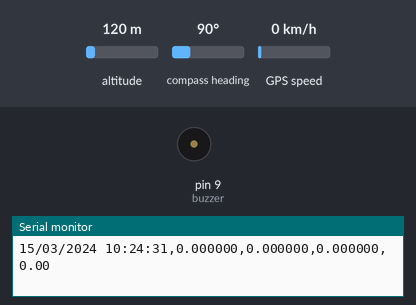
Simulated run of this sketch. Board: Arduino Pro Mini, built with avr-gcc and run on an emulated ATmega328P. On the bench: buzzer (waves = sounding), the last lines printed to the serial monitor. The test bench sets the inputs (shaded band); at power-on: altitude 120 m, compass heading 90°, GPS speed 0 km/h. Storage starts empty; the GPS gets a fix after 3 s at 37.7749, -122.4194 with 8 satellites.

Above: at 1.9 s.
At 3.9 s:
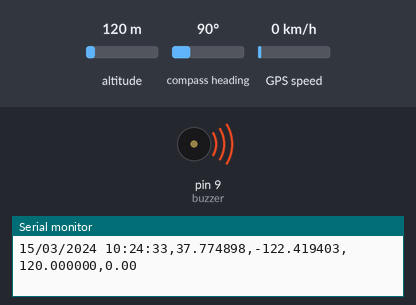
Timing chart, 0 to 21.4 s (numbered marks = the images above):
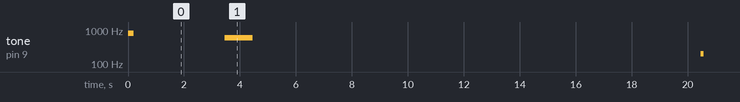

The sketch:

gpsLogger.ino
```cpp
// (licence header left out)
/* Dependencies */
// GPS
#include <TinyGPS++.h>
#include <SoftwareSerial.h>
// SD
#include <SPI.h>
#include <SD.h>


/*
  Settings
*/
//Seconds between save
const int gps_interval = 15 * 1000;

const int timezone = 0;
//France +1
//England +0
//etc...

/* GPS */

//GPS TX/RX (don't use default TX/RX)
const int RXPin = 2;
const int TXPin = 3;

// Ublox run at 9600
const int GPSBaud = 9600;

//SD
const int chipSelect = 10;

//Buzzer
const int buzzer = 9;


bool locationOK = false; //Is GPS connected ?
bool sdOK = true; //Is SD card detected ?

String string_filename;
char* filename;

/* Formatted Date and Time */
String s_day;
String s_month;
String s_year;
String s_hour;
String s_minute;
String s_second;

// Create a TinyGPS++ object called "gps"
TinyGPSPlus gps;

// Create a software serial port called "gpsSerial"
// We can't use TX/RX pins if we don't want to lose the ability to debug/upload code
SoftwareSerial gpsSerial(TXPin, RXPin);

void setup() {
  // Start Serial debug
  Serial.begin(9600);

  buzz(800, 200);

  // Start GPS Serial
  gpsSerial.begin(GPSBaud);

  // Start SD Card
  if (!SD.begin(chipSelect)) {
    Serial.println("SD : ERROR");
    sdOK = false;
    // don't do anything more:
    return;
  }
  Serial.println("SD : OK");
}

void loop() {
  // When GPS send coordinates
  while (gpsSerial.available() > 0)
    if (gps.encode(gpsSerial.read())){
      formatData(); //Format data
      displayInfo(); //Display debug
      saveToSD(); //Save in SDCard

    }

  // Check if GPS is OK
  if (millis() > 5000 && gps.charsProcessed() < 10) {
  // If 5000 milliseconds pass and there are no characters coming in
  // over the software serial port.
    Serial.println(F("GPS : ERROR"));
    buzz(700, 2000); //GPS error panic
  }

}

//Make sound using a buzzer/speaker
void buzz(int freq, int waitTime) {
  tone(buzzer, freq);
  delay(waitTime);
  noTone(buzzer);
  delay(waitTime);
}


//SD : Write Header for CSV file
void writeHeaders() {
  Serial.println("Writing header");
  Serial.println(filename);
  File gpsFile = SD.open(filename, FILE_WRITE);
  if (gpsFile) {
    gpsFile.println("Latitude,Longitude,Alt,Date,Time,Speed");
  } else {
    Serial.println("SD : ERROR WRITING");
  }
  gpsFile.close();
}


//Format data
void formatData(){
   /* Format Date */
  // Year
  s_year = gps.date.year();

  // Day
  if (gps.date.day() < 10) {
    s_day = "0" + String(gps.date.day());
  } else {
    s_day = String(gps.date.day());
  }

  // Month
  if (gps.date.month() < 10) {
    s_month = "0" + String(gps.date.month());
  } else {
    s_month = String(gps.date.month());
  }

  // Hour

  // UTC Adjustement
  int adj_hour = gps.time.hour() + timezone;

  if (adj_hour < 10) {
    s_hour = "0" + String(adj_hour);
  } else {
    s_hour = String(adj_hour);
  }

  // Minutes
  if (gps.time.minute() < 10) {
    s_minute = "0" + String(gps.time.minute());
  } else {
    s_minute = String(gps.time.minute());
  }

  // Seconds
  if (gps.time.second() < 10) {
    s_second = "0" + String(gps.time.second());
  } else {
    s_second = String(gps.time.second());
  }
}

/* Display debug information */
void displayInfo() {
  //Date
  Serial.print(s_day);
  Serial.print(F("/"));
  Serial.print(s_month);
  Serial.print(F("/"));
  Serial.print(s_year);
  Serial.print(" ");

  //Time
  Serial.print(s_hour);
  Serial.print(F(":"));
  Serial.print(s_minute);
  Serial.print(F(":"));
  Serial.print(s_second);

  //Lat / Long / Altitude / Speed
  Serial.print(F(","));
  Serial.print(gps.location.lat(), 6);
  Serial.print(F(","));
  Serial.print(gps.location.lng(), 6);
  Serial.print(F(","));
  Serial.print(gps.altitude.meters(), 6);
  Serial.print(F(","));
  Serial.print(gps.speed.kmph());
  Serial.println();
}

void saveToSD() {
  //Check if SD card works or stop
  if (sdOK) {
    /* Create file when gps found a position */
    //If GPS didn't find position (latitude = 0)
    if (! locationOK) {
      if (gps.location.lat() != 0)
      {
        //Buzz
        buzz(600, 1000);

        //Create filename
        string_filename = s_day + s_hour + s_minute + s_second + ".csv";

        //Convert filename string to char
        unsigned int bufSize = string_filename.length() + 1; //String length + null terminator
        filename = new char[bufSize];
        string_filename.toCharArray(filename, bufSize);

        //GPS found
        locationOK = true;

        //Display filename
        Serial.println("FILENAME");
        Serial.println(filename);

        //Write first line of CSV
        writeHeaders();

      }
    } else {
      //Buzz until GPS is OK
      buzz(5, 5);
    }

    //Append position to file each 15 minutes (by default)
    if (locationOK) {
      //Check if GPS hasn't lost position (it will keep last position but reset date)
      if (gps.date.year() != 2000) {

        //We make the arduino wait
        delay(gps_interval);

        //Buzz to tell the user data is written
        buzz(200, 100);
        Serial.println("APPEND");

        //Open file
        File gpsFile = SD.open(filename, FILE_WRITE);

        if (gpsFile) {
          //Latitude / Longitude
          gpsFile.print(gps.location.lat(), 6);
          gpsFile.print(F(","));
          gpsFile.print(gps.location.lng(), 6);

          //Altitude (meters) (doesn't seems to work)
          gpsFile.print(F(","));
          gpsFile.print(gps.altitude.meters(), 6);

          //Date 2003/06/29
          gpsFile.print(F(","));
          gpsFile.print(s_year);
          gpsFile.print(F("/"));
          gpsFile.print(s_month);
          gpsFile.print(F("/"));
          gpsFile.print(s_day);

          //Time 09:00:00
          gpsFile.print(",");
          gpsFile.print(s_hour);
          gpsFile.print(F(":"));
          gpsFile.print(s_minute);
          gpsFile.print(F(":"));
          gpsFile.print(s_second);

          //Speed (km/h)
          gpsFile.print(F(","));
          gpsFile.print(gps.speed.kmph());
          gpsFile.println();
        } else {
          Serial.println("SD : ERROR WRITING");
        }
        gpsFile.close(); //Close file
      }
    } else {
      buzz(5, 5); //Searching satellite
    }
  } else {
    buzz(600, 1000); // No SD card panic
  }
}

/*

  +-------------------------------+     +----------------------------------+
  |                               |     |           +--+ +--+ +--+ +--+    |
  |                               |     |   ---     |  | |  | |  | |  |    |
  |                               |     |  +   |    +--+ +--+ +--+ +--+    |
  |       SD CARD                 |     |   ---                            |
  |                               |     |           GND   RX  TX   VCC     |
  |                               |     |                                  |
  |                               |     |            +     +   +    +      |
  |                               |     |            |     |   |    |      |
  |                               |     |            |     |   |    |      |
  |                               |     |            v     v   v    v      |
  |                               |     |           GND    2   3   VCC     |
  |                               |     |                                  |
  |                               |     |          +---------------+       |
  +-                               ++    |          |               |       |
  |                                 |    |          | Ublox GPS     |       |
  |                                ++    |          |               |       |
  |                            +-+ |     |          |               |       |
  +-                           |-| |     |          +---------------+       |
  |                           +-+ |     |                                  |
  | +---+ +-+ +-+ +-+ +-+ +-+     |     |                                  |
  | |-| | | | | | | | | | | |     |     |                                  |
  | +---+ +-+ +-+ +-+ +-+ +-+     |     |                                  |
  +   12 GND  13  VCC 11  10     ++     |                                  |
  +-----------------------------+       +----------------------------------+

*/
```

Measured:
- by itself, tone on pin 9 (buzzer): plays 800 Hz for 0.20 s, 600 Hz for 1.0 s, 200 Hz for 0.10 s, 200 Hz for 0.10 s, 200 Hz for 0.10 s, 200 Hz for 0.10 s … (10 notes in this stretch)
